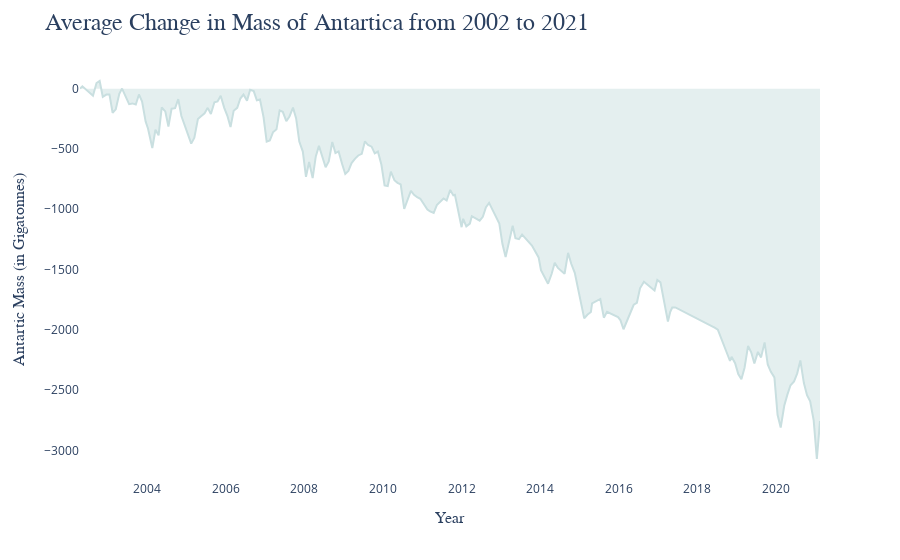

The code cell stored with this chart in its notebook:
### Code cell
fig = px.area(antartica_df, x="Time (year.decimal)", y="Antarctic mass (Gigatonnes)",
              color_discrete_sequence=["#C9DFE0"])

fig.update_yaxes(
    title=dict(
        text="Antartic Mass (in Gigatonnes)",
        font=dict(
            size=16,
            family="Arial"
        )
    )
)

fig.update_xaxes(
    title_font_family="Arial",
    title=dict(
        text="Year",
        font=dict(
            size=16,
            family="Arial"
        )
    )
)

fig.update_layout(
    title=dict(
        text="Change in Mass of Antartica from 2002 to 2021",
        font=dict(
            family="Arial",
            size=24
        )
    ),
    plot_bgcolor="white"
)

fig.show()

### Figure 1 — Plotly figure (JSON) as saved in the notebook; plotly's stock layout.template omitted (floating-point values rounded to 4 significant figures; data arrays with more than 128 entries replaced by an {"elided": "..."} marker saying what was removed)
{"data": [{"hovertemplate": "Time (year.decimal)=%{x}<br>Antarctic mass (Gigatonnes)=%{y}<extra></extra>", "legendgroup": "", "line": {"color": "#C9DFE0"}, "mode": "lines", "name": "", "orientation": "v", "showlegend": false, "stackgroup": "1", "type": "scatter", "x": {"elided": "194 float values"}, "xaxis": "x", "y": {"elided": "194 float values"}, "yaxis": "y"}], "layout": {"legend": {"tracegroupgap": 0}, "margin": {"t": 60}, "plot_bgcolor": "white", "title": {"font": {"family": "Arial", "size": 24}, "text": "Average Change in Mass of Antartica from 2002 to 2021"}, "xaxis": {"anchor": "y", "domain": [0, 1], "title": {"font": {"family": "Arial", "size": 16}, "text": "Year"}}, "yaxis": {"anchor": "x", "domain": [0, 1], "title": {"font": {"family": "Arial", "size": 16}, "text": "Antartic Mass (in Gigatonnes)"}}}}
